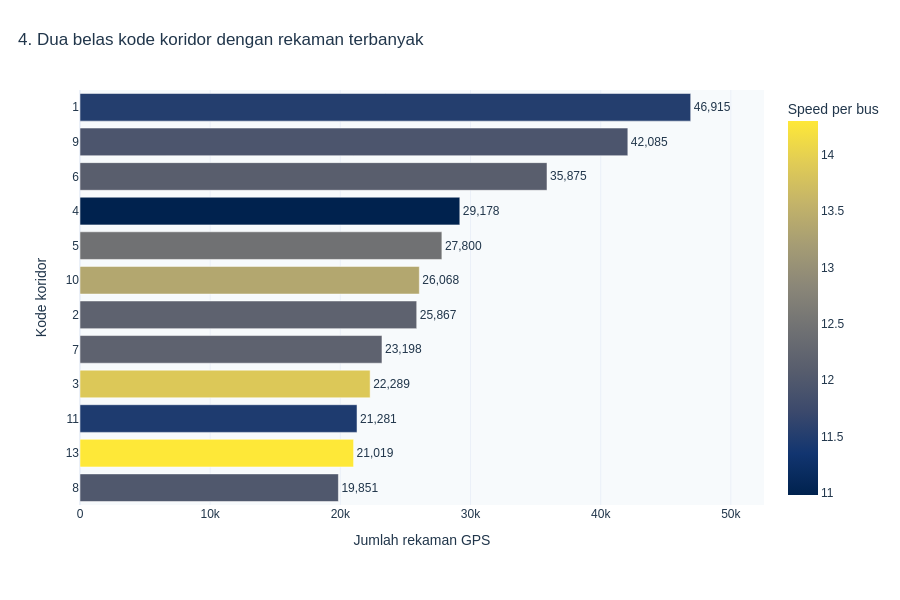

The cell this chart's notebook holds for it:
### Markdown cell above
### 4. Komposisi kode koridor
Ditampilkan 12 kode dengan rekaman terbanyak, selain kode 0. Warna menunjukkan
rata-rata speed per bus pada kode tersebut. Banyak rekaman bukan ukuran
permintaan penumpang. Bus dapat muncul di beberapa kode, sehingga hitungan bus
unik antar-koridor tidak boleh langsung dijumlahkan.

### Code cell
fig4=px.bar(top_corridors,x='jumlah_rekaman',y='corridor',orientation='h',color='speed_mean_bus',color_continuous_scale='Cividis',
    hover_data={'bus_unik':True,'speed_mean_bus':':.2f','jumlah_rekaman':':,'},
    labels={'corridor':'Kode koridor','jumlah_rekaman':'Jumlah rekaman GPS','speed_mean_bus':'Speed per bus','bus_unik':'Bus unik tercatat'},
    title='4. Dua belas kode koridor dengan rekaman terbanyak')
fig4.update_yaxes(type='category',categoryorder='array',categoryarray=list(reversed(top_corridors['corridor'].to_list())))
fig4.update_traces(text=top_corridors['jumlah_rekaman'].to_list(),texttemplate='%{text:,}',textposition='outside',cliponaxis=False)
fig4.update_xaxes(range=[0,top_corridors['jumlah_rekaman'].max()*1.12])
publish(fig4,'04_komposisi_koridor.html',600)

### Figure 1 — Plotly figure (JSON) as saved in the notebook; plotly's stock layout.template omitted (floating-point values rounded to 4 significant figures)
{"data": [{"cliponaxis": false, "customdata": [[174.0, 11.51], [140.0, 11.94], [92.0, 12.11], [116.0, 10.98], [94.0, 12.46], [83.0, 13.37], [91.0, 12.18], [84.0, 12.19], [90.0, 13.87], [61.0, 11.46], [63.0, 14.3], [67.0, 12.0]], "hovertemplate": "Jumlah rekaman GPS=%{x:,}<br>Kode koridor=%{y}<br>Bus unik tercatat=%{customdata[0]}<br>Speed per bus=%{marker.color:.2f}<extra></extra>", "legendgroup": "", "marker": {"color": [11.51, 11.94, 12.11, 10.98, 12.46, 13.37, 12.18, 12.19, 13.87, 11.46, 14.3, 12.0], "coloraxis": "coloraxis", "pattern": {"shape": ""}}, "name": "", "orientation": "h", "showlegend": false, "text": ["46915", "42085", "35875", "29178", "27800", "26068", "25867", "23198", "22289", "21281", "21019", "19851"], "textposition": "outside", "texttemplate": "%{text:,}", "type": "bar", "x": [46915, 42085, 35875, 29178, 27800, 26068, 25867, 23198, 22289, 21281, 21019, 19851], "xaxis": "x", "y": ["1", "9", "6", "4", "5", "10", "2", "7", "3", "11", "13", "8"], "yaxis": "y"}], "layout": {"barmode": "relative", "coloraxis": {"autocolorscale": false, "colorbar": {"title": {"text": "Speed per bus"}}, "colorscale": [[0, "#00224e"], [0.1111, "#123570"], [0.2222, "#3b496c"], [0.3333, "#575d6d"], [0.4444, "#707173"], [0.5556, "#8a8678"], [0.6667, "#a59c74"], [0.7778, "#c3b369"], [0.8889, "#e1cc55"], [1, "#fee838"]]}, "font": {"color": "#21364B", "family": "Arial, sans-serif", "size": 12}, "height": 600, "legend": {"tracegroupgap": 0}, "margin": {"b": 95, "l": 80, "r": 70, "t": 90}, "paper_bgcolor": "white", "plot_bgcolor": "#F7FAFC", "title": {"text": "4. Dua belas kode koridor dengan rekaman terbanyak", "x": 0.02}, "xaxis": {"anchor": "y", "domain": [0, 1], "range": [0, 52540.0], "title": {"text": "Jumlah rekaman GPS"}}, "yaxis": {"anchor": "x", "categoryarray": ["8", "13", "11", "3", "7", "2", "10", "5", "4", "6", "9", "1"], "categoryorder": "array", "domain": [0, 1], "title": {"text": "Kode koridor"}, "type": "category"}}}
